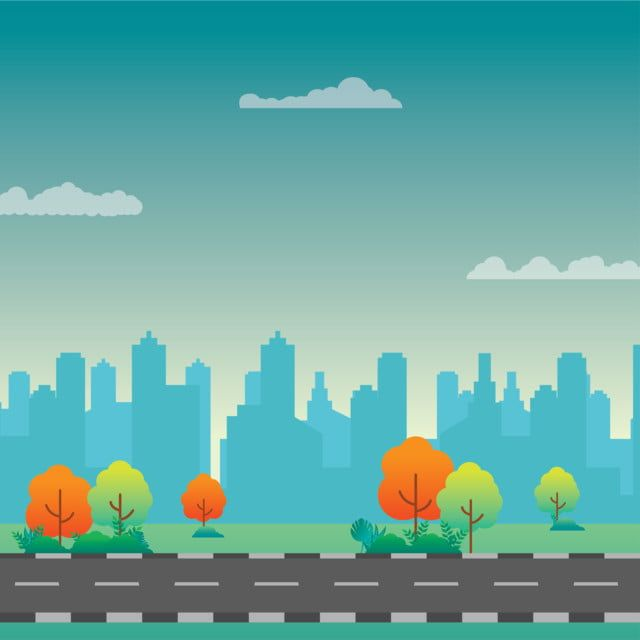
#> input picture Filter.jpg, 640 x 640 px
$ python Min_FIlter.py
#> lines starting #> are read from the running program, lines starting #| are printed output that depends on the picture
import cv2
import numpy as np

# Load the image
img = cv2.imread('Filter.jpg')
#> img is the input picture: shape (640, 640, 3); mean B, G, R 163.1, 169.8, 105.2

# Convert the image to grayscale
gray_img = cv2.cvtColor(img, cv2.COLOR_BGR2GRAY)
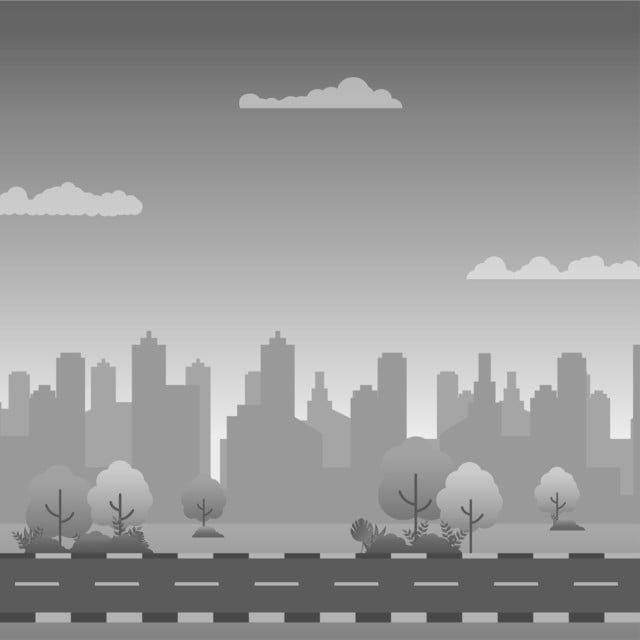
#> gray_img: shape (640, 640); min 59, max 246, mean 149.7

# Apply min filter with kernel size 3
kernel = np.ones((3,3),np.uint8)
filtered_img = cv2.erode(gray_img, kernel)
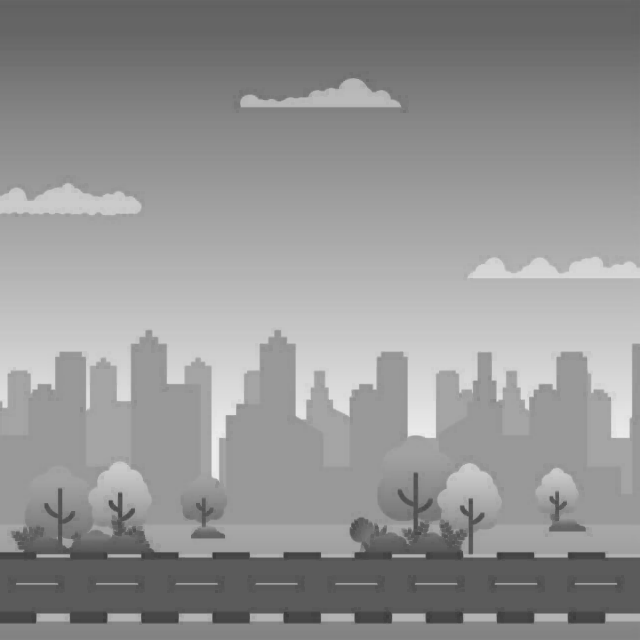
#> filtered_img: shape (640, 640); min 59, max 236, mean 147.5

# Show the original and filtered image
cv2.imshow('Original Image', gray_img)
cv2.imshow('Filtered Image', filtered_img)
cv2.waitKey(0)
cv2.destroyAllWindows()
